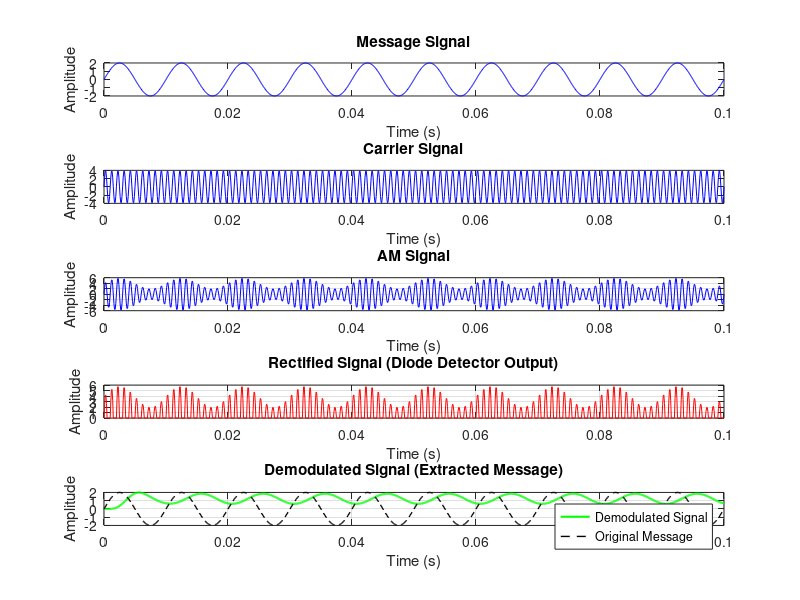

Write MATLAB code to recreate this figure.
clc;
close all;
clear all;

% Parameters
Am = 2; % Message amplitude
Ac = 4;        % Carrier amplitude
fm = 100;      % Message signal frequency (Hz)
fc = 1000;     % Carrier frequency (Hz)
fs = 10000;    % Sampling frequency (Hz)
t = 0:1/fs:0.1; % Time vector (0.1 seconds duration)
m= 0.5;

% Generate message,carrier and AM signal
y1 = Am * sin(2 * pi * fm * t);               % Message signal
y2= Ac * sin(2*pi*fc*t);  
y= Ac*(1+m*sin(2*pi*fm*t)).*sin(2*pi*fc*t); 

% Plotting
figure;

subplot(5, 1, 1);  
plot(t, y1, 'b');  
title('Message Signal');  
xlabel('Time (s)');  
ylabel('Amplitude');  

subplot(5, 1, 2);  
plot(t,y2, 'b');  
title('Carrier Signal');  
xlabel('Time (s)');  
ylabel('Amplitude');  

subplot(5, 1, 3);
plot(t,y,'b');
title('AM Signal');
xlabel('Time (s)');
ylabel('Amplitude');
grid on;
% Diode detector (half-wave rectification)
rectified_signal = max(y, 0);                % Only positive part of the signal
% Plot the rectified signal
subplot(5, 1, 4);
plot(t, rectified_signal, 'r');
title('Rectified Signal (Diode Detector Output)');
xlabel('Time (s)');
ylabel('Amplitude');
grid on;
% Low-pass filter to extract the message signal
fc_lpf = 2 * fm;                             % Low-pass filter cutoff frequency (2*fm)
[b, a] = butter(6, fc_lpf / (fs / 2));       % 6th-order Butterworth filter
demodulated_signal = filter(b, a, rectified_signal);

% Plot the demodulated signal (message signal)
subplot(5, 1, 5);
plot(t, demodulated_signal, 'g', 'LineWidth', 1.5);
hold on;
plot(t,y1, 'k--', 'LineWidth', 1);  % Overlay the original message signal for comparison
title('Demodulated Signal (Extracted Message)');
xlabel('Time (s)');
ylabel('Amplitude');
legend('Demodulated Signal', 'Original Message');
grid on;